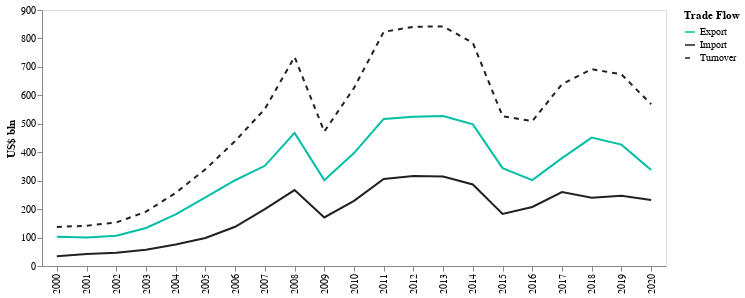

The notebook cell this image was saved under:
### Markdown cell above
#### TOTAL IMPORT/EXPORT LINE AND AREA CHART

### Code cell
plot_df = subdata.copy()
plot_df.loc[:, 'Trade Value (US$)' ] = (plot_df['Trade Value (US$)' ] / 1e9)
    
loc_condition = (plot_df['Partner']=='World') & plot_df['Trade Flow'].isin(['Import', 'Export', 'Turnover'])

IMPORT_STROKE = '#212121FF'
EXPORT_STROKE = '#00BFA5FF'
TURNOVER_STROKE = '#212121FF'
    
alt.Chart(
    plot_df[loc_condition]
).mark_line().encode(
    alt.X('Year:O', scale=alt.Scale(zero=False, nice=True), axis=alt.Axis(labels=True, title=None)),
    alt.Y(
        'Trade Value (US$):Q',
        stack=None,
        axis=alt.Axis(
            format=".0f",
            labels=True,
            ticks=True,
            title='US$ bln',
            grid=False
        )
    ),
    stroke=alt.Color(
        'Trade Flow:N',
        scale=alt.Scale(
            domain=['Export', 'Import', 'Turnover'],
            range=[EXPORT_STROKE, IMPORT_STROKE, TURNOVER_STROKE]
        )
    ),
    strokeDash=alt.StrokeDash(
        'Trade Flow:N',
        scale=alt.Scale(
            domain=['Export', 'Import', 'Turnover'],
            range=[0, 0, [5, 5]]
        )
    )
).properties(
    height=256,
    width=624
)

### Figure 1 — Vega-Lite specification as saved in the notebook (floating-point values rounded to 4 significant figures)
{"config": {"view": {"continuousWidth": 400, "continuousHeight": 300}}, "data": {"name": "data-0af96213e2362c40179a9b054a843306"}, "mark": "line", "encoding": {"stroke": {"field": "Trade Flow", "scale": {"domain": ["Export", "Import", "Turnover"], "range": ["#00BFA5FF", "#212121FF", "#212121FF"]}, "type": "nominal"}, "strokeDash": {"field": "Trade Flow", "scale": {"domain": ["Export", "Import", "Turnover"], "range": [0, 0, [5, 5]]}, "type": "nominal"}, "x": {"axis": {"labels": true, "title": null}, "field": "Year", "scale": {"nice": true, "zero": false}, "type": "ordinal"}, "y": {"axis": {"format": ".0f", "grid": false, "labels": true, "ticks": true, "title": "US$ bln"}, "field": "Trade Value (US$)", "stack": null, "type": "quantitative"}}, "height": 256, "width": 624, "$schema": "https://vega.github.io/schema/vega-lite/v4.17.0.json", "datasets": {"data-0af96213e2362c40179a9b054a843306": [{"Year": 2000, "Trade Flow": "Import", "Reporter Code": 643, "Reporter": "Russian Federation", "Reporter ISO": "RUS", "Partner Code": 0, "Partner": "World", "Partner ISO": "WLD", "Commodity Code": "TOTAL", "Commodity": "ALL COMMODITIES", "Trade Value (US$)": 33.88, "Partner Pct": 100.0}, {"Year": 2000, "Trade Flow": "Export", "Reporter Code": 643, "Reporter": "Russian Federation", "Reporter ISO": "RUS", "Partner Code": 0, "Partner": "World", "Partner ISO": "WLD", "Commodity Code": "TOTAL", "Commodity": "ALL COMMODITIES", "Trade Value (US$)": 103.1, "Partner Pct": 100.0}, {"Year": 2001, "Trade Flow": "Import", "Reporter Code": 643, "Reporter": "Russian Federation", "Reporter ISO": "RUS", "Partner Code": 0, "Partner": "World", "Partner ISO": "WLD", "Commodity Code": "TOTAL", "Commodity": "ALL COMMODITIES", "Trade Value (US$)": 41.87, "Partner Pct": 100.0}, {"Year": 2001, "Trade Flow": "Export", "Reporter Code": 643, "Reporter": "Russian Federation", "Reporter ISO": "RUS", "Partner Code": 0, "Partner": "World", "Partner ISO": "WLD", "Commodity Code": "TOTAL", "Commodity": "ALL COMMODITIES", "Trade Value (US$)": 99.87, "Partner Pct": 100.0}, {"Year": 2002, "Trade Flow": "Import", "Reporter Code": 643, "Reporter": "Russian Federation", "Reporter ISO": "RUS", "Partner Code": 0, "Partner": "World", "Partner ISO": "WLD", "Commodity Code": "TOTAL", "Commodity": "ALL COMMODITIES", "Trade Value (US$)": 46.18, "Partner Pct": 100.0}, {"Year": 2002, "Trade Flow": "Export", "Reporter Code": 643, "Reporter": "Russian Federation", "Reporter ISO": "RUS", "Partner Code": 0, "Partner": "World", "Partner ISO": "WLD", "Commodity Code": "TOTAL", "Commodity": "ALL COMMODITIES", "Trade Value (US$)": 106.7, "Partner Pct": 100.0}, {"Year": 2003, "Trade Flow": "Import", "Reporter Code": 643, "Reporter": "Russian Federation", "Reporter ISO": "RUS", "Partner Code": 0, "Partner": "World", "Partner ISO": "WLD", "Commodity Code": "TOTAL", "Commodity": "ALL COMMODITIES", "Trade Value (US$)": 57.35, "Partner Pct": 100.0}, {"Year": 2003, "Trade Flow": "Export", "Reporter Code": 643, "Reporter": "Russian Federation", "Reporter ISO": "RUS", "Partner Code": 0, "Partner": "World", "Partner ISO": "WLD", "Commodity Code": "TOTAL", "Commodity": "ALL COMMODITIES", "Trade Value (US$)": 133.7, "Partner Pct": 100.0}, {"Year": 2004, "Trade Flow": "Import", "Reporter Code": 643, "Reporter": "Russian Federation", "Reporter ISO": "RUS", "Partner Code": 0, "Partner": "World", "Partner ISO": "WLD", "Commodity Code": "TOTAL", "Commodity": "ALL COMMODITIES", "Trade Value (US$)": 75.57, "Partner Pct": 100.0}, {"Year": 2004, "Trade Flow": "Export", "Reporter Code": 643, "Reporter": "Russian Federation", "Reporter ISO": "RUS", "Partner Code": 0, "Partner": "World", "Partner ISO": "WLD", "Commodity Code": "TOTAL", "Commodity": "ALL COMMODITIES", "Trade Value (US$)": 181.6, "Partner Pct": 100.0}, {"Year": 2005, "Trade Flow": "Import", "Reporter Code": 643, "Reporter": "Russian Federation", "Reporter ISO": "RUS", "Partner Code": 0, "Partner": "World", "Partner ISO": "WLD", "Commodity Code": "TOTAL", "Commodity": "ALL COMMODITIES", "Trade Value (US$)": 98.71, "Partner Pct": 100.0}, {"Year": 2005, "Trade Flow": "Export", "Reporter Code": 643, "Reporter": "Russian Federation", "Reporter ISO": "RUS", "Partner Code": 0, "Partner": "World", "Partner ISO": "WLD", "Commodity Code": "TOTAL", "Commodity": "ALL COMMODITIES", "Trade Value (US$)": 241.5, "Partner Pct": 100.0}, {"Year": 2006, "Trade Flow": "Import", "Reporter Code": 643, "Reporter": "Russian Federation", "Reporter ISO": "RUS", "Partner Code": 0, "Partner": "World", "Partner ISO": "WLD", "Commodity Code": "TOTAL", "Commodity": "ALL COMMODITIES", "Trade Value (US$)": 137.8, "Partner Pct": 100.0}, {"Year": 2006, "Trade Flow": "Export", "Reporter Code": 643, "Reporter": "Russian Federation", "Reporter ISO": "RUS", "Partner Code": 0, "Partner": "World", "Partner ISO": "WLD", "Commodity Code": "TOTAL", "Commodity": "ALL COMMODITIES", "Trade Value (US$)": 301.6, "Partner Pct": 100.0}, {"Year": 2007, "Trade Flow": "Import", "Reporter Code": 643, "Reporter": "Russian Federation", "Reporter ISO": "RUS", "Partner Code": 0, "Partner": "World", "Partner ISO": "WLD", "Commodity Code": "TOTAL", "Commodity": "All Commodities", "Trade Value (US$)": 199.7, "Partner Pct": 100.0}, {"Year": 2007, "Trade Flow": "Export", "Reporter Code": 643, "Reporter": "Russian Federation", "Reporter ISO": "RUS", "Partner Code": 0, "Partner": "World", "Partner ISO": "WLD", "Commodity Code": "TOTAL", "Commodity": "All Commodities", "Trade Value (US$)": 352.3, "Partner Pct": 100.0}, {"Year": 2008, "Trade Flow": "Import", "Reporter Code": 643, "Reporter": "Russian Federation", "Reporter ISO": "RUS", "Partner Code": 0, "Partner": "World", "Partner ISO": "WLD", "Commodity Code": "TOTAL", "Commodity": "All Commodities", "Trade Value (US$)": 267.1, "Partner Pct": 100.0}, {"Year": 2008, "Trade Flow": "Export", "Reporter Code": 643, "Reporter": "Russian Federation", "Reporter ISO": "RUS", "Partner Code": 0, "Partner": "World", "Partner ISO": "WLD", "Commodity Code": "TOTAL", "Commodity": "All Commodities", "Trade Value (US$)": 468.0, "Partner Pct": 100.0}, {"Year": 2009, "Trade Flow": "Import", "Reporter Code": 643, "Reporter": "Russian Federation", "Reporter ISO": "RUS", "Partner Code": 0, "Partner": "World", "Partner ISO": "WLD", "Commodity Code": "TOTAL", "Commodity": "All Commodities", "Trade Value (US$)": 170.8, "Partner Pct": 100.0}, {"Year": 2009, "Trade Flow": "Export", "Reporter Code": 643, "Reporter": "Russian Federation", "Reporter ISO": "RUS", "Partner Code": 0, "Partner": "World", "Partner ISO": "WLD", "Commodity Code": "TOTAL", "Commodity": "All Commodities", "Trade Value (US$)": 301.8, "Partner Pct": 100.0}, {"Year": 2010, "Trade Flow": "Import", "Reporter Code": 643, "Reporter": "Russian Federation", "Reporter ISO": "RUS", "Partner Code": 0, "Partner": "World", "Partner ISO": "WLD", "Commodity Code": "TOTAL", "Commodity": "All Commodities", "Trade Value (US$)": 228.9, "Partner Pct": 100.0}, {"Year": 2010, "Trade Flow": "Export", "Reporter Code": 643, "Reporter": "Russian Federation", "Reporter ISO": "RUS", "Partner Code": 0, "Partner": "World", "Partner ISO": "WLD", "Commodity Code": "TOTAL", "Commodity": "All Commodities", "Trade Value (US$)": 397.1, "Partner Pct": 100.0}, {"Year": 2011, "Trade Flow": "Import", "Reporter Code": 643, "Reporter": "Russian Federation", "Reporter ISO": "RUS", "Partner Code": 0, "Partner": "World", "Partner ISO": "WLD", "Commodity Code": "TOTAL", "Commodity": "All Commodities", "Trade Value (US$)": 306.1, "Partner Pct": 100.0}, {"Year": 2011, "Trade Flow": "Export", "Reporter Code": 643, "Reporter": "Russian Federation", "Reporter ISO": "RUS", "Partner Code": 0, "Partner": "World", "Partner ISO": "WLD", "Commodity Code": "TOTAL", "Commodity": "All Commodities", "Trade Value (US$)": 517.0, "Partner Pct": 100.0}, {"Year": 2012, "Trade Flow": "Import", "Reporter Code": 643, "Reporter": "Russian Federation", "Reporter ISO": "RUS", "Partner Code": 0, "Partner": "World", "Partner ISO": "WLD", "Commodity Code": "TOTAL", "Commodity": "All Commodities", "Trade Value (US$)": 316.2, "Partner Pct": 100.0}, {"Year": 2012, "Trade Flow": "Export", "Reporter Code": 643, "Reporter": "Russian Federation", "Reporter ISO": "RUS", "Partner Code": 0, "Partner": "World", "Partner ISO": "WLD", "Commodity Code": "TOTAL", "Commodity": "All Commodities", "Trade Value (US$)": 524.8, "Partner Pct": 100.0}, {"Year": 2013, "Trade Flow": "Import", "Reporter Code": 643, "Reporter": "Russian Federation", "Reporter ISO": "RUS", "Partner Code": 0, "Partner": "World", "Partner ISO": "WLD", "Commodity Code": "TOTAL", "Commodity": "All Commodities", "Trade Value (US$)": 314.9, "Partner Pct": 100.0}, {"Year": 2013, "Trade Flow": "Export", "Reporter Code": 643, "Reporter": "Russian Federation", "Reporter ISO": "RUS", "Partner Code": 0, "Partner": "World", "Partner ISO": "WLD", "Commodity Code": "TOTAL", "Commodity": "All Commodities", "Trade Value (US$)": 527.3, "Partner Pct": 100.0}, {"Year": 2014, "Trade Flow": "Import", "Reporter Code": 643, "Reporter": "Russian Federation", "Reporter ISO": "RUS", "Partner Code": 0, "Partner": "World", "Partner ISO": "WLD", "Commodity Code": "TOTAL", "Commodity": "All Commodities", "Trade Value (US$)": 286.6, "Partner Pct": 100.0}, {"Year": 2014, "Trade Flow": "Export", "Reporter Code": 643, "Reporter": "Russian Federation", "Reporter ISO": "RUS", "Partner Code": 0, "Partner": "World", "Partner ISO": "WLD", "Commodity Code": "TOTAL", "Commodity": "All Commodities", "Trade Value (US$)": 497.8, "Partner Pct": 100.0}, {"Year": 2015, "Trade Flow": "Import", "Reporter Code": 643, "Reporter": "Russian Federation", "Reporter ISO": "RUS", "Partner Code": 0, "Partner": "World", "Partner ISO": "WLD", "Commodity Code": "TOTAL", "Commodity": "All Commodities", "Trade Value (US$)": 182.8, "Partner Pct": 100.0}, {"Year": 2015, "Trade Flow": "Export", "Reporter Code": 643, "Reporter": "Russian Federation", "Reporter ISO": "RUS", "Partner Code": 0, "Partner": "World", "Partner ISO": "WLD", "Commodity Code": "TOTAL", "Commodity": "All Commodities", "Trade Value (US$)": 343.9, "Partner Pct": 100.0}, {"Year": 2016, "Trade Flow": "Import", "Reporter Code": 643, "Reporter": "Russian Federation", "Reporter ISO": "RUS", "Partner Code": 0, "Partner": "World", "Partner ISO": "WLD", "Commodity Code": "TOTAL", "Commodity": "All Commodities", "Trade Value (US$)": 207.4, "Partner Pct": 100.0}, {"Year": 2016, "Trade Flow": "Export", "Reporter Code": 643, "Reporter": "Russian Federation", "Reporter ISO": "RUS", "Partner Code": 0, "Partner": "World", "Partner ISO": "WLD", "Commodity Code": "TOTAL", "Commodity": "All Commodities", "Trade Value (US$)": 301.8, "Partner Pct": 100.0}, {"Year": 2017, "Trade Flow": "Import", "Reporter Code": 643, "Reporter": "Russian Federation", "Reporter ISO": "RUS", "Partner Code": 0, "Partner": "World", "Partner ISO": "WLD", "Commodity Code": "TOTAL", "Commodity": "All Commodities", "Trade Value (US$)": 260.0, "Partner Pct": 100.0}, {"Year": 2017, "Trade Flow": "Export", "Reporter Code": 643, "Reporter": "Russian Federation", "Reporter ISO": "RUS", "Partner Code": 0, "Partner": "World", "Partner ISO": "WLD", "Commodity Code": "TOTAL", "Commodity": "All Commodities", "Trade Value (US$)": 379.2, "Partner Pct": 100.0}, {"Year": 2018, "Trade Flow": "Import", "Reporter Code": 643, "Reporter": "Russian Federation", "Reporter ISO": "RUS", "Partner Code": 0, "Partner": "World", "Partner ISO": "WLD", "Commodity Code": "TOTAL", "Commodity": "All Commodities", "Trade Value (US$)": 240.2, "Partner Pct": 100.0}, {"Year": 2018, "Trade Flow": "Export", "Reporter Code": 643, "Reporter": "Russian Federation", "Reporter ISO": "RUS", "Partner Code": 0, "Partner": "World", "Partner ISO": "WLD", "Commodity Code": "TOTAL", "Commodity": "All Commodities", "Trade Value (US$)": 451.5, "Partner Pct": 100.0}, {"Year": 2019, "Trade Flow": "Import", "Reporter Code": 643, "Reporter": "Russian Federation", "Reporter ISO": "RUS", "Partner Code": 0, "Partner": "World", "Partner ISO": "WLD", "Commodity Code": "TOTAL", "Commodity": "All Commodities", "Trade Value (US$)": 247.2, "Partner Pct": 100.0}, {"Year": 2019, "Trade Flow": "Export", "Reporter Code": 643, "Reporter": "Russian Federation", "Reporter ISO": "RUS", "Partner Code": 0, "Partner": "World", "Partner ISO": "WLD", "Commodity Code": "TOTAL", "Commodity": "All Commodities", "Trade Value (US$)": 426.7, "Partner Pct": 100.0}, {"Year": 2020, "Trade Flow": "Import", "Reporter Code": 643, "Reporter": "Russian Federation", "Reporter ISO": "RUS", "Partner Code": 0, "Partner": "World", "Partner ISO": "WLD", "Commodity Code": "TOTAL", "Commodity": "All Commodities", "Trade Value (US$)": 231.7, "Partner Pct": 100.0}, {"Year": 2020, "Trade Flow": "Export", "Reporter Code": 643, "Reporter": "Russian Federation", "Reporter ISO": "RUS", "Partner Code": 0, "Partner": "World", "Partner ISO": "WLD", "Commodity Code": "TOTAL", "Commodity": "All Commodities", "Trade Value (US$)": 337.1, "Partner Pct": 100.0}, {"Year": 2000, "Trade Flow": "Turnover", "Reporter Code": 643, "Reporter": "Russian Federation", "Reporter ISO": "RUS", "Partner Code": 0, "Partner": "World", "Partner ISO": "WLD", "Commodity Code": "TOTAL", "Commodity": "All Commodities", "Trade Value (US$)": 137.0, "Partner Pct": 100.0}, {"Year": 2001, "Trade Flow": "Turnover", "Reporter Code": 643, "Reporter": "Russian Federation", "Reporter ISO": "RUS", "Partner Code": 0, "Partner": "World", "Partner ISO": "WLD", "Commodity Code": "TOTAL", "Commodity": "All Commodities", "Trade Value (US$)": 141.7, "Partner Pct": 100.0}, {"Year": 2002, "Trade Flow": "Turnover", "Reporter Code": 643, "Reporter": "Russian Federation", "Reporter ISO": "RUS", "Partner Code": 0, "Partner": "World", "Partner ISO": "WLD", "Commodity Code": "TOTAL", "Commodity": "All Commodities", "Trade Value (US$)": 152.9, "Partner Pct": 100.0}, {"Year": 2003, "Trade Flow": "Turnover", "Reporter Code": 643, "Reporter": "Russian Federation", "Reporter ISO": "RUS", "Partner Code": 0, "Partner": "World", "Partner ISO": "WLD", "Commodity Code": "TOTAL", "Commodity": "All Commodities", "Trade Value (US$)": 191.0, "Partner Pct": 100.0}, {"Year": 2004, "Trade Flow": "Turnover", "Reporter Code": 643, "Reporter": "Russian Federation", "Reporter ISO": "RUS", "Partner Code": 0, "Partner": "World", "Partner ISO": "WLD", "Commodity Code": "TOTAL", "Commodity": "All Commodities", "Trade Value (US$)": 257.2, "Partner Pct": 100.0}, {"Year": 2005, "Trade Flow": "Turnover", "Reporter Code": 643, "Reporter": "Russian Federation", "Reporter ISO": "RUS", "Partner Code": 0, "Partner": "World", "Partner ISO": "WLD", "Commodity Code": "TOTAL", "Commodity": "All Commodities", "Trade Value (US$)": 340.2, "Partner Pct": 100.0}, {"Year": 2006, "Trade Flow": "Turnover", "Reporter Code": 643, "Reporter": "Russian Federation", "Reporter ISO": "RUS", "Partner Code": 0, "Partner": "World", "Partner ISO": "WLD", "Commodity Code": "TOTAL", "Commodity": "All Commodities", "Trade Value (US$)": 439.4, "Partner Pct": 100.0}, {"Year": 2007, "Trade Flow": "Turnover", "Reporter Code": 643, "Reporter": "Russian Federation", "Reporter ISO": "RUS", "Partner Code": 0, "Partner": "World", "Partner ISO": "WLD", "Commodity Code": "TOTAL", "Commodity": "All Commodities", "Trade Value (US$)": 552.0, "Partner Pct": 100.0}, {"Year": 2008, "Trade Flow": "Turnover", "Reporter Code": 643, "Reporter": "Russian Federation", "Reporter ISO": "RUS", "Partner Code": 0, "Partner": "World", "Partner ISO": "WLD", "Commodity Code": "TOTAL", "Commodity": "All Commodities", "Trade Value (US$)": 735.0, "Partner Pct": 100.0}, {"Year": 2009, "Trade Flow": "Turnover", "Reporter Code": 643, "Reporter": "Russian Federation", "Reporter ISO": "RUS", "Partner Code": 0, "Partner": "World", "Partner ISO": "WLD", "Commodity Code": "TOTAL", "Commodity": "All Commodities", "Trade Value (US$)": 472.6, "Partner Pct": 100.0}, {"Year": 2010, "Trade Flow": "Turnover", "Reporter Code": 643, "Reporter": "Russian Federation", "Reporter ISO": "RUS", "Partner Code": 0, "Partner": "World", "Partner ISO": "WLD", "Commodity Code": "TOTAL", "Commodity": "All Commodities", "Trade Value (US$)": 626.0, "Partner Pct": 100.0}, {"Year": 2011, "Trade Flow": "Turnover", "Reporter Code": 643, "Reporter": "Russian Federation", "Reporter ISO": "RUS", "Partner Code": 0, "Partner": "World", "Partner ISO": "WLD", "Commodity Code": "TOTAL", "Commodity": "All Commodities", "Trade Value (US$)": 823.1, "Partner Pct": 100.0}, {"Year": 2012, "Trade Flow": "Turnover", "Reporter Code": 643, "Reporter": "Russian Federation", "Reporter ISO": "RUS", "Partner Code": 0, "Partner": "World", "Partner ISO": "WLD", "Commodity Code": "TOTAL", "Commodity": "All Commodities", "Trade Value (US$)": 841.0, "Partner Pct": 100.0}, {"Year": 2013, "Trade Flow": "Turnover", "Reporter Code": 643, "Reporter": "Russian Federation", "Reporter ISO": "RUS", "Partner Code": 0, "Partner": "World", "Partner ISO": "WLD", "Commodity Code": "TOTAL", "Commodity": "All Commodities", "Trade Value (US$)": 842.2, "Partner Pct": 100.0}, {"Year": 2014, "Trade Flow": "Turnover", "Reporter Code": 643, "Reporter": "Russian Federation", "Reporter ISO": "RUS", "Partner Code": 0, "Partner": "World", "Partner ISO": "WLD", "Commodity Code": "TOTAL", "Commodity": "All Commodities", "Trade Value (US$)": 784.5, "Partner Pct": 100.0}, {"Year": 2015, "Trade Flow": "Turnover", "Reporter Code": 643, "Reporter": "Russian Federation", "Reporter ISO": "RUS", "Partner Code": 0, "Partner": "World", "Partner ISO": "WLD", "Commodity Code": "TOTAL", "Commodity": "All Commodities", "Trade Value (US$)": 526.7, "Partner Pct": 100.0}, {"Year": 2016, "Trade Flow": "Turnover", "Reporter Code": 643, "Reporter": "Russian Federation", "Reporter ISO": "RUS", "Partner Code": 0, "Partner": "World", "Partner ISO": "WLD", "Commodity Code": "TOTAL", "Commodity": "All Commodities", "Trade Value (US$)": 509.2, "Partner Pct": 100.0}, {"Year": 2017, "Trade Flow": "Turnover", "Reporter Code": 643, "Reporter": "Russian Federation", "Reporter ISO": "RUS", "Partner Code": 0, "Partner": "World", "Partner ISO": "WLD", "Commodity Code": "TOTAL", "Commodity": "All Commodities", "Trade Value (US$)": 639.2, "Partner Pct": 100.0}, {"Year": 2018, "Trade Flow": "Turnover", "Reporter Code": 643, "Reporter": "Russian Federation", "Reporter ISO": "RUS", "Partner Code": 0, "Partner": "World", "Partner ISO": "WLD", "Commodity Code": "TOTAL", "Commodity": "All Commodities", "Trade Value (US$)": 691.7, "Partner Pct": 100.0}, {"Year": 2019, "Trade Flow": "Turnover", "Reporter Code": 643, "Reporter": "Russian Federation", "Reporter ISO": "RUS", "Partner Code": 0, "Partner": "World", "Partner ISO": "WLD", "Commodity Code": "TOTAL", "Commodity": "All Commodities", "Trade Value (US$)": 673.9, "Partner Pct": 100.0}, {"Year": 2020, "Trade Flow": "Turnover", "Reporter Code": 643, "Reporter": "Russian Federation", "Reporter ISO": "RUS", "Partner Code": 0, "Partner": "World", "Partner ISO": "WLD", "Commodity Code": "TOTAL", "Commodity": "All Commodities", "Trade Value (US$)": 568.8, "Partner Pct": 100.0}]}}
